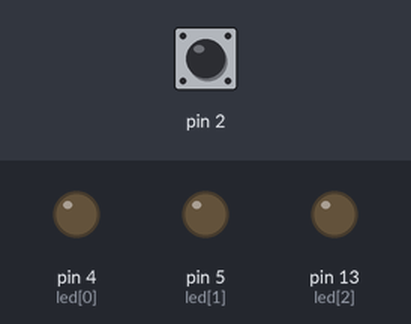
Simulated run of this sketch. Board: Arduino Uno, built with avr-gcc and run on an emulated ATmega328P. On the bench: output pins drawn as LEDs (lit = HIGH). Inputs (shaded band) come from the test bench; at power-on: pin 2 LOW.

Above: at 1.2 s.
1.3 s: pin 2 pulsed HIGH 2 times (0.12 s each, 0.3 s apart)
At 1.82 s:
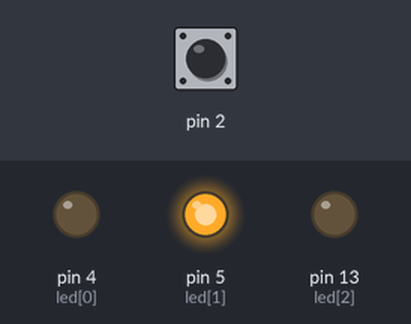
At 3.3 s:
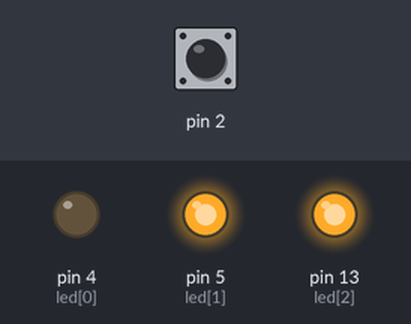
Timing chart, 0 to 4.8 s (numbered marks = the images above; inputs shaded):
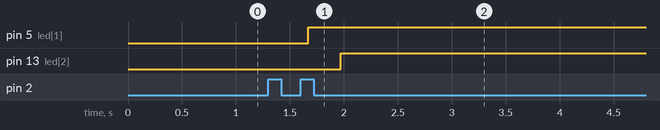

Measured:
- after the input at 1.3 s, pin 5 (led[1]): LOW → HIGH after 0.37 s; pin 13 (led[2]): LOW → HIGH after 0.67 s

The sketch:

vizesonras.ino
```cpp
int led[]={4,5,13};
int sayi=3;
int sayac=0;
void setup() {
  for(int i=0;i<sayi;i++)
  {
    pinMode(led[i],OUTPUT);
  }
  pinMode(2,INPUT);
  pinMode(3,INPUT);
}

void loop() {
  if(digitalRead(2)==HIGH)
  {
    while(digitalRead(2)==HIGH){}
    delay(250);
    sayac++;
    if(sayac>0 && sayac<9)
    {
      if(sayac<sayi)
      {
    digitalWrite(led[sayac],HIGH);
    }
    }
  }
}
```
